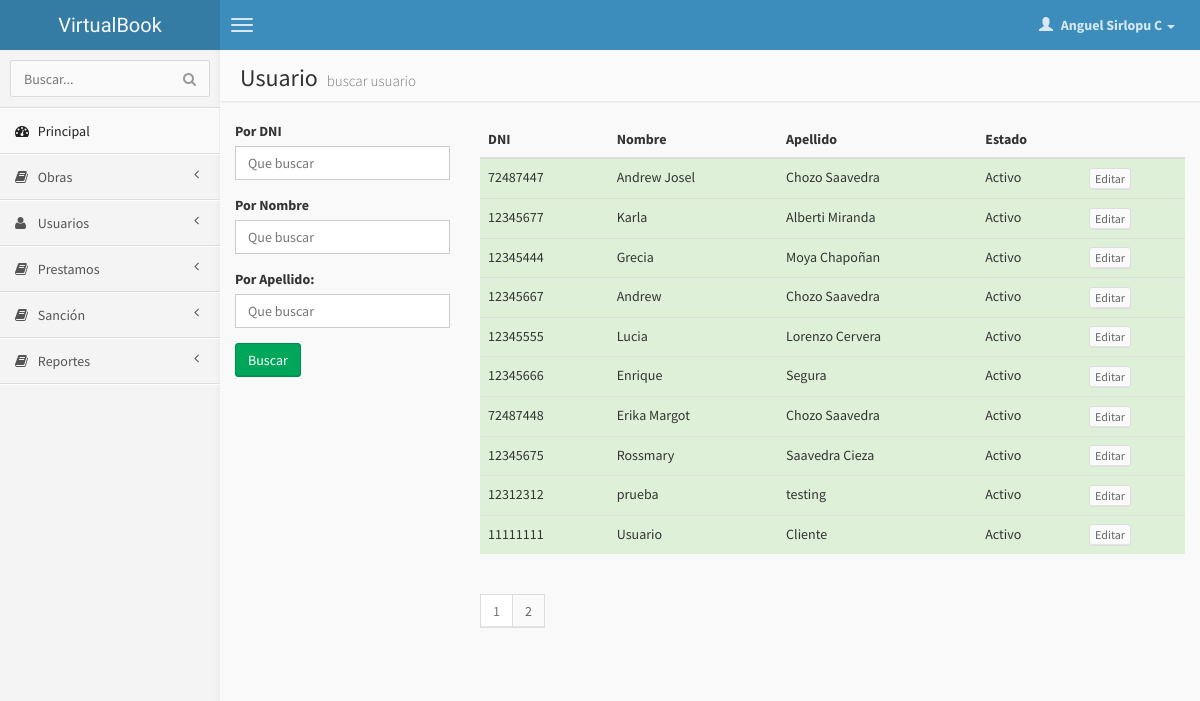
The app's page /index.php?menu=usuario_buscar (signed in) with its own data.
### tables this page shows
CREATE TABLE IF NOT EXISTS `usuario` (
  `CodUsuario` int(11) NOT NULL AUTO_INCREMENT,
  `DNI` varchar(9) NOT NULL,
  `Nombres` varchar(50) NOT NULL,
  `Apellido` varchar(30) NOT NULL,
  `Estado` tinyint(1) NOT NULL,
  `Clave` varchar(100) NOT NULL,
  `Tipo` int(11) NOT NULL,
  PRIMARY KEY (`CodUsuario`)
);

### clases/Usuario.php (called while the page is built, shortened)
<?php
    class Usuario
    {
    	private $nombre;
    	private $apellido;
        function __construct($id){
            $consulta = mysql_query("SELECT * FROM usuario WHERE CodUsuario=$id");
            $query = mysql_fetch_row($consulta);
            $this->nombre = $query[2];
            $this->apellido = $query[3];
        }
        public function getNombre(){return $this->nombre;}
        public function getApellido(){return $this->apellido;}
    }
?>

### clases/Paginacion.php (called while the page is built, shortened)
<?php
class Paginacion{
	private $table;
	private $RecordPages;
	private $Pages = 1;
	private $CurrentPage = 1;
	private $orderby = null;
	private $total;
	function __construct($table,$count){
		$this->table = $table;
		$this->RecordPages = $count;
	}
	private function reloadPages(){
		$query = mysql_query($this->setQuery());
		$this->total = mysql_num_rows($query);
		if($this->total>$this->RecordPages){
			$t =$this->total/$this->RecordPages;
			$pages = intval(round($t,PHP_ROUND_HALF_EVEN));
			$final = $pages*$this->RecordPages;
			if($final < $this->total)
				$this->Pages = $pages+1;
			else
				$this->Pages = $pages;
		}else{
			$this->Pages = 1;
		}
	}
	public function getCurrentPage(){return $this->CurrentPage;}
	public function getPages(){return $this->Pages;}
	public function getTotal(){return $this->total;}
	public function setOrderBy($orderby){$this->orderby = $orderby;}
	public function setQuery(){
		$sql ="SELECT * FROM ".$this->table;
		if($this->orderby != null){
			$sql = $sql." ORDER BY ".$this->orderby[0]." ".$this->orderby[1];
		}
		return $sql;
	}
	public function getRecords($page){
		$this->reloadPages();
		if($page<=$this->Pages){
			$this->CurrentPage = $page;
			$records = ($page-1) * $this->RecordPages;
			$sql = $this->setQuery();
			$sql = $sql." LIMIT ".$records.",".$this->RecordPages." ";
			$query = mysql_query($sql);
			return $query;
		}
		return false;
	}
}
?>

### paginas/usuario_buscar.php (the view, shortened to what this page needs)
<?php
require_once("clases/Editorial.php");
require_once("clases/Paginacion.php");
$paginacion = new Paginacion('usuario', 10);
$paginacion->setOrderBy(array('CodUsuario','desc'));
$urldni="";
$urlnombre="";
$urlapellido="";
if (isset($_GET['pagina'])) {
    $pagina = $_GET['pagina'];
    $query = $paginacion->getRecords($pagina);
  }else{
    $query = $paginacion->getRecords(1);
  }
?>
<section class="content-header">
    <h1>
        Usuario
        <small>buscar usuario</small>
    </h1>
</section>
<section class="content">
<div class="row">
	<div class="col-sm-3">
		<form method="post" action="index.php?menu=usuario_buscar">
			<div class="form-group">
				<label>Por DNI</label>
				<input class="form-control" name="dni" placeholder="Que buscar">
			</div>
			<div class="form-group">
				<label>Por Nombre</label>
				<input class="form-control" name="nombre" placeholder="Que buscar">
			</div>
			<div class="form-group">
		      	<label for="apellido">Por Apellido:</label>
		      	<input class="form-control" name="apellido" placeholder="Que buscar">
		    </div>
		    <button class="btn btn-success">Buscar</button>
		</form>
	</div>
	<div class="col-sm-9">
		<table class="table table-hover ">
		  <thead>
		    <tr>
		      <th>DNI</th>
		      <th>Nombre</th>
		      <th>Apellido</th>
		      <th>Estado</th>
		      <th></th>
		    </tr>
		  </thead>
		  <tbody>
		  <?php
	if (isset($query)) {
		if($paginacion->getTotal()>0){
		while ($fila = mysql_fetch_array($query)) {
		 ?>
		 <tr
		<?php
		     if($fila['Estado']==0) {
		      echo 'class="danger"';
		   } else{
		    echo 'class="success"';
		   }
		    ?>
		 >
		    <td><?=$fila['DNI']?></td>
		    <td><?=$fila['Nombres']?></td>
		    <td><?=$fila['Apellido']?></td>
		    <td><?php
		     if($fila['Estado']==0) {
		      echo 'No Activo';
		   } else {
		      echo 'Activo';
		   }
		    ?></td>
		    <td>
		      <a href="index.php?menu=usuario_editar&id=<?=$fila['CodUsuario']?>" class="btn btn-default btn-xs">Editar</a>
		    </td>
		  </tr>
	<?php
			}
		}else{
			echo '<td colspan="6">No hay resultados con esos datos</td>';
		}
	}
	?>
		  </tbody>
		</table>
		<ul class="pagination">
		<?php
		  for ($i=1; $i <= $paginacion->getPages(); $i++) {
		    $active = ($paginacion->getCurrentPage()==$i) ? 'class="active disabled"':'';
		    echo '<li '.$active.'><a href="index.php?menu=usuario_buscar'.$urldni.$urlnombre.$urlapellido.'&pagina='.$i.'" >'.$i.'</a></li>';
		  }
		?>
		</ul>
	</div>
</div>
</section>

### index.php (shortened to what this page needs)
<?php
require_once ('clases/Usuario.php');
$usuario = new Usuario($_SESSION['usuario']['CodUsuario']);
?>
<!DOCTYPE html>
<html>
    <head>
        <link href="css/bootstrap.min.css" rel="stylesheet" type="text/css" />
        <link href="css/font-awesome.min.css" rel="stylesheet" type="text/css" />
        <link rel="stylesheet" type="text/css" href="css/datepicker/datepicker3.css">
        <link href="css/chosen.css" rel="stylesheet">
        <link href="css/ionicons.min.css" rel="stylesheet" type="text/css" />
        <link href="css/AdminLTE.css" rel="stylesheet" type="text/css" />
        <link href="css/morris/morris.css" rel="stylesheet" type="text/css" />
    </head>
    <body class="skin-blue">
        <header class="header">
            <a href="index.php" class="logo">
                VirtualBook
            </a>
            <nav class="navbar navbar-static-top" role="navigation">
                <a href="#" class="navbar-btn sidebar-toggle" data-toggle="offcanvas" role="button">
                    <span class="icon-bar"></span>
                    <span class="icon-bar"></span>
                    <span class="icon-bar"></span>
                </a>
                <div class="navbar-right">
                    <ul class="nav navbar-nav">
                        <li class="dropdown user user-menu">
                            <a href="#" class="dropdown-toggle" data-toggle="dropdown">
                                <i class="glyphicon glyphicon-user"></i>
                                <span><?=$usuario->getNombre()?> <?=$usuario->getApellido()?> <i class="caret"></i></span>
                            </a>
                        </li>
                    </ul>
                </div>
            </nav>
        </header>
        <div class="wrapper row-offcanvas row-offcanvas-left">
            <aside class="left-side sidebar-offcanvas">
                <section class="sidebar">
                    <?php
                        if($_SESSION['usuario']['tipo'] == 1 || $_SESSION['usuario']['tipo'] == 2)
                        {?>
                    <form action="index.php?menu=usuario_buscar" method="post" class="sidebar-form">
                        <div class="input-group">
                            <input type="text" name="dni" class="form-control" placeholder="Buscar..."/>
                            <span class="input-group-btn">
                                <button type='submit' id='search-btn' class="btn btn-flat"><i class="fa fa-search"></i></button>
                            </span>
                        </div>
                    </form>
                    <?php
                            include_once('includes/menu_admin.php');
                        }elseif ($_SESSION['usuario']['tipo'] == 3) {
                            include_once('includes/menu_cliente.php');
                        }
                    ?>
                </section>
            </aside>
            <aside class="right-side">
                <?php
                    if (!isset($_GET['menu'])) {
                        if(!($_SESSION['usuario']['tipo'] == 1 || $_SESSION['usuario']['tipo'] == 2))
                        {
                            include("paginas/index_cliente.php");
                        }else{
                            include("paginas/index.php");
                        }
                    } else {
                        include("paginas/".$_GET['menu'].".php");
                    }
                ?>
            </aside>
        </div>
    </body>
</html>

### records on screen
usuario: Nombres "Anguel", Apellido "Sirlopu C"
usuario: DNI "72487447", Nombres "Andrew Josel", Apellido "Chozo Saavedra", Estado "Activo"
usuario: DNI "12345677", Nombres "Karla", Apellido "Alberti Miranda", Estado "Activo"
usuario: DNI "12345444", Nombres "Grecia", Apellido "Moya Chapoñan", Estado "Activo"
usuario: DNI "12345667", Nombres "Andrew", Apellido "Chozo Saavedra", Estado "Activo"
usuario: DNI "12345555", Nombres "Lucia", Apellido "Lorenzo Cervera", Estado "Activo"
usuario: DNI "12345666", Nombres "Enrique", Apellido "Segura", Estado "Activo"
usuario: DNI "72487448", Nombres "Erika Margot", Apellido "Chozo Saavedra", Estado "Activo"
usuario: DNI "12345675", Nombres "Rossmary", Apellido "Saavedra Cieza", Estado "Activo"
usuario: DNI "12312312", Nombres "prueba", Apellido "testing", Estado "Activo"
usuario: DNI "11111111", Nombres "Usuario", Apellido "Cliente", Estado "Activo"
